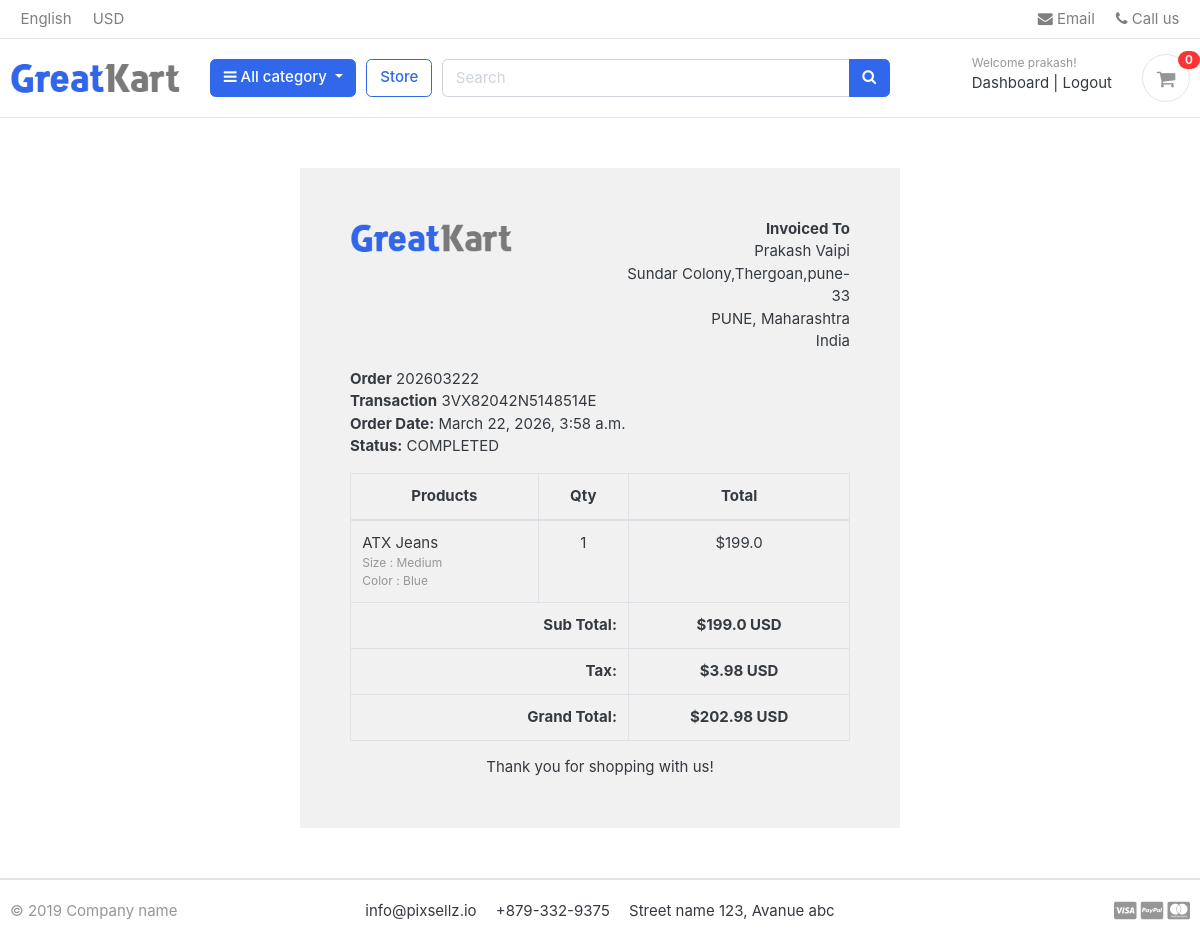
The page /accounts/order_detail/202603222/ (signed in) on the database as committed earlier.
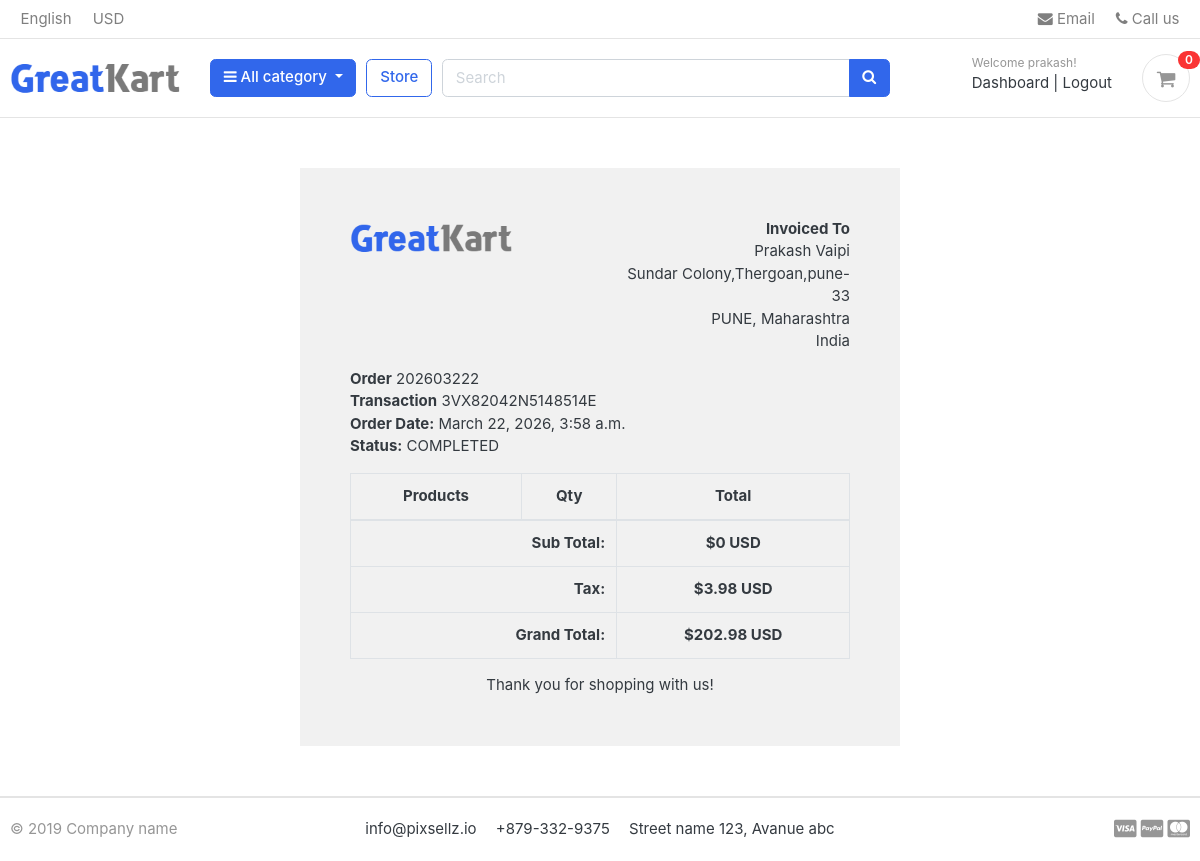
The same page on the database as committed later.
### orders/models.py (models this page shows, shortened)
class OrderProduct(models.Model):
    order = models.ForeignKey(Order, on_delete=models.CASCADE)
    payment = models.ForeignKey(Payment, on_delete=models.SET_NULL, blank=True, null=True)
    user = models.ForeignKey(Account, on_delete=models.CASCADE)
    product = models.ForeignKey(Product, on_delete=models.CASCADE)
    variations = models.ManyToManyField(Variation, blank=True)
    quantity = models.IntegerField()
    product_price = models.FloatField()
    ordered = models.BooleanField(default=False)
    created_at = models.DateTimeField(auto_now_add=True)
    updated_at = models.DateTimeField(auto_now=True)

### store/models.py (models this page shows, shortened)
class Product(models.Model):
    product_name    = models.CharField(max_length= 200, unique= True)
    slug            = models.SlugField(max_length= 200, unique = True)
    description     = models.TextField(max_length= 500, blank= True)
    price           = models.IntegerField()
    images          = models.ImageField(upload_to= 'photos/products')
    stock           = models.IntegerField()
    is_available    = models.BooleanField(default= True)
    category        = models.ForeignKey(Category, on_delete=models.CASCADE)
    created_date    = models.DateTimeField(auto_now_add=True)
    modified_date   = models.DateTimeField(auto_now= True)

class Variation(models.Model):
    product = models.ForeignKey(Product,on_delete=models.CASCADE)
    variation_category = models.CharField(max_length=100, choices = variation_category_choice)
    variation_value = models.CharField(max_length=100)
    is_active = models.BooleanField(default=True)
    created_date = models.DateTimeField(auto_now=True)
    objects = VariationManager()

### accounts/views.py (the view)
# urls.py: path('order_detail/<int:order_id>/',views.order_detail, name='order_detail'),
@login_required(login_url='login')
def order_detail(request, order_id):
    order_detail = OrderProduct.objects.filter(order__order_number=order_id)
    order = Order.objects.get(order_number=order_id)
    subtotal = 0
    for i in order_detail:
        subtotal += i.product_price * i.quantity
    context = {
        'order_detail': order_detail,
        'order': order,
        'subtotal': subtotal,
    }
    return render(request, 'accounts/order_detail.html', context)

### carts/context_processors.py (called while the page is built)
def counters(request):
    cart_count = 0
    if 'admin' in request.path:
        return {}
    else:
        try:
            cart = Cart.objects.filter(cart_id =_cart_id(request))
            if request.user.is_authenticated:
                cart_items = CartItem.objects.all().filter(user= request.user)
            else:
                cart_items = CartItem.objects.all().filter(cart = cart[:1])
            for cart_item in cart_items:
                cart_count += cart_item.quantity
        except Cart.DoesNotExist:
            cart_count = 0
    return dict( cart_count = cart_count )

### carts/views.py (called while the page is built)
def _cart_id(request):
    cart = request.session.session_key
    if not cart:
        cart = request.session.create()
    return cart

### category/context_processors.py (called while the page is built)
def menu_links(request):
    links=Category.objects.all()
    return dict(links =links)

### category/models.py (called while the page is built)
    def get_url(self):
        return reverse('products_by_category', args = [self.slug])

### orders/models.py (called while the page is built)
    def full_name(self):
        return f'{self.first_name} {self.last_name}'

    def full_address(self):
        return f'{self.address_line_1} {self.address_line_2}'

### templates/accounts/order_detail.html (shortened to what the changed rows need)
{% extends "base.html" %}
{% load static %}
{% block content %}
<div class="container" style="margin: 0 auto;width: 50%;padding: 50px;background: #f1f1f1;margin-top: 50px;margin-bottom: 50px;">
    <div class="row invoice row-printable">
        <div class="col-md-12">
            <div class="panel panel-default plain" id="dash_0">
                <div class="panel-body p30">
                    <div class="row">
                        <div class="col-lg-12">
                            <div class="invoice-items">
                                <div class="table-responsive" style="overflow: hidden; outline: none;" tabindex="0">
                                    <table class="table table-bordered">
                                        <thead>
                                            <tr>
                                                <th class="per70 text-center">Products</th>
                                                <th class="per5 text-center">Qty</th>
                                                <th class="per25 text-center">Total</th>
                                            </tr>
                                        </thead>
                                        <tbody>
                                            {% for item in order_detail %}
                                            <tr>
                                                <td>{{item.product.product_name}}
                                                    <p class="text-muted small">
					                                {% if item.variations.all %}
						                            {% for i in item.variations.all %}
							                        {{ i.variation_category | capfirst }} : {{ i.variation_value | capfirst }} <br>
						                            {% endfor %}
					                                {% endif %}
				                                    </p>
                                                </td>
                                                <td class="text-center">{{item.quantity}}</td>
                                                <td class="text-center">${{item.product_price}}</td>
                                            </tr>
                                            {% endfor %}
                                        </tbody>
                                        <tfoot>
                                            <tr>
                                                <th colspan="2" class="text-right">Sub Total:</th>
                                                <th class="text-center">${{subtotal}} USD</th>
                                            </tr>
                                            <tr>
                                                <th colspan="2" class="text-right">Tax:</th>
                                                <th class="text-center">${{order.tax}} USD</th>
                                            </tr>
                                            <tr>
                                                <th colspan="2" class="text-right">Grand Total:</th>
                                                <th class="text-center">${{order.order_total}} USD</th>
                                            </tr>
                                        </tfoot>
                                    </table>
                                </div>
                            </div>
                        </div>
                    </div>
                </div>
            </div>
        </div>
    </div>
    </div>
{% endblock content %}

Rows that differ between the two databases and show on the page:
removed OrderProduct: product.product_name "ATX Jeans", quantity "1", product_price "199.0"
removed Variation: variation_category "Size", variation_value "Medium"
removed Variation: variation_category "Color", variation_value "Blue"
Other text that changed with them:
{{ subtotal }}: "199.0" → "0"
